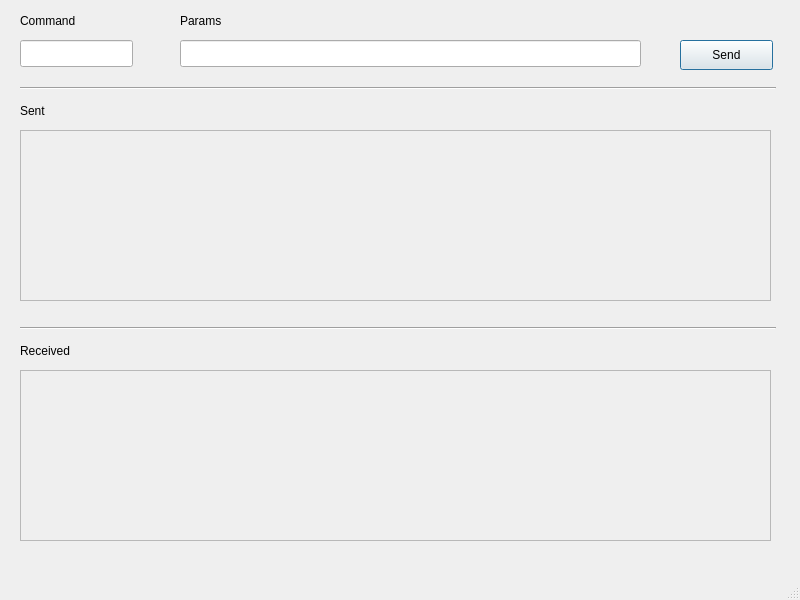
<?xml version="1.0" encoding="UTF-8"?>
<ui version="4.0">
 <class>MainWindow</class>
 <widget class="QMainWindow" name="MainWindow">
  <property name="geometry">
   <rect>
    <x>0</x>
    <y>0</y>
    <width>800</width>
    <height>600</height>
   </rect>
  </property>
  <property name="windowTitle">
   <string>Client</string>
  </property>
  <widget class="QWidget" name="centralwidget">
   <widget class="QPushButton" name="pushButton_Send">
    <property name="geometry">
     <rect>
      <x>680</x>
      <y>40</y>
      <width>93</width>
      <height>30</height>
     </rect>
    </property>
    <property name="text">
     <string>Send</string>
    </property>
    <property name="autoDefault">
     <bool>true</bool>
    </property>
    <property name="default">
     <bool>true</bool>
    </property>
   </widget>
   <widget class="QLabel" name="label_Command">
    <property name="geometry">
     <rect>
      <x>20</x>
      <y>10</y>
      <width>81</width>
      <height>21</height>
     </rect>
    </property>
    <property name="text">
     <string>Command</string>
    </property>
   </widget>
   <widget class="QLineEdit" name="lineEdit_Command">
    <property name="geometry">
     <rect>
      <x>20</x>
      <y>40</y>
      <width>113</width>
      <height>27</height>
     </rect>
    </property>
   </widget>
   <widget class="QLabel" name="label_Params">
    <property name="geometry">
     <rect>
      <x>180</x>
      <y>10</y>
      <width>81</width>
      <height>21</height>
     </rect>
    </property>
    <property name="text">
     <string>Params</string>
    </property>
   </widget>
   <widget class="QLineEdit" name="lineEdit_Params">
    <property name="geometry">
     <rect>
      <x>180</x>
      <y>40</y>
      <width>461</width>
      <height>27</height>
     </rect>
    </property>
   </widget>
   <widget class="Line" name="line_Sent">
    <property name="geometry">
     <rect>
      <x>20</x>
      <y>80</y>
      <width>756</width>
      <height>16</height>
     </rect>
    </property>
    <property name="orientation">
     <enum>Qt::Horizontal</enum>
    </property>
   </widget>
   <widget class="QLabel" name="label_Sent">
    <property name="geometry">
     <rect>
      <x>20</x>
      <y>100</y>
      <width>81</width>
      <height>21</height>
     </rect>
    </property>
    <property name="text">
     <string>Sent</string>
    </property>
   </widget>
   <widget class="QTextEdit" name="textEdit_Sent">
    <property name="enabled">
     <bool>false</bool>
    </property>
    <property name="geometry">
     <rect>
      <x>20</x>
      <y>130</y>
      <width>751</width>
      <height>171</height>
     </rect>
    </property>
   </widget>
   <widget class="Line" name="line_Received">
    <property name="geometry">
     <rect>
      <x>20</x>
      <y>320</y>
      <width>756</width>
      <height>16</height>
     </rect>
    </property>
    <property name="orientation">
     <enum>Qt::Horizontal</enum>
    </property>
   </widget>
   <widget class="QLabel" name="label_Received">
    <property name="geometry">
     <rect>
      <x>20</x>
      <y>340</y>
      <width>81</width>
      <height>21</height>
     </rect>
    </property>
    <property name="text">
     <string>Received</string>
    </property>
   </widget>
   <widget class="QTextEdit" name="textEdit_Received">
    <property name="enabled">
     <bool>false</bool>
    </property>
    <property name="geometry">
     <rect>
      <x>20</x>
      <y>370</y>
      <width>751</width>
      <height>171</height>
     </rect>
    </property>
   </widget>
  </widget>
  <widget class="QMenuBar" name="menubar">
   <property name="geometry">
    <rect>
     <x>0</x>
     <y>0</y>
     <width>800</width>
     <height>27</height>
    </rect>
   </property>
  </widget>
  <widget class="QStatusBar" name="statusbar"/>
 </widget>
 <resources/>
 <connections/>
</ui>
